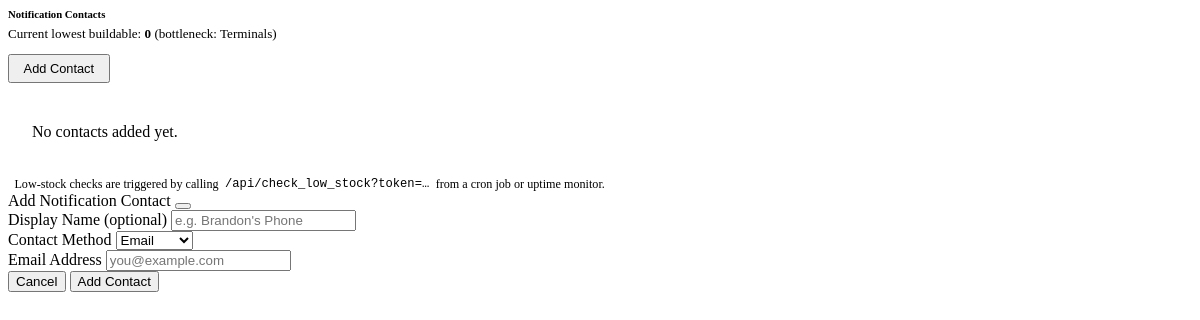
Before: /partials/settings (signed in) with the older database file.
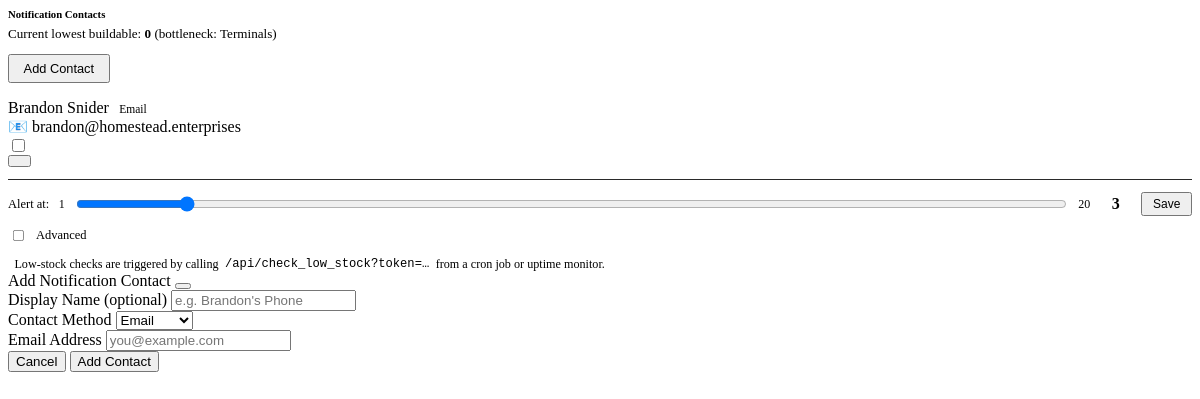
After: the same page with the newer database file.
### app.py (models this page shows)
class Part(db.Model):
    __tablename__ = 'parts'
    id   = db.Column(db.Integer, primary_key=True)
    name = db.Column(db.String(100), nullable=False, unique=True)
    unit = db.Column(db.String(50), default='units')
    inventories = db.relationship('Inventory', backref='part', cascade='all, delete-orphan')

class Contact(db.Model):
    __tablename__ = 'contacts'
    id                  = db.Column(db.Integer, primary_key=True)
    label               = db.Column(db.String(100))                 # friendly display name
    method              = db.Column(db.String(20), nullable=False)  # "Email", "Telegram", "Both"
    email               = db.Column(db.String(255))
    telegram_bot_token  = db.Column(db.String(255))
    telegram_chat_id    = db.Column(db.String(100))
    office_settings = db.relationship('OfficeContactSetting', backref='contact', cascade='all, delete-orphan')

### app.py (the view)
@app.route('/partials/settings')
@login_required
def partial_settings():
    office_id  = request.args.get('office_id', 1, type=int)
    office     = Office.query.get_or_404(office_id)
    settings   = OfficeSetting.query.filter_by(office_id=office_id).first()
    contacts   = Contact.query.all()
    parts      = Part.query.order_by(Part.name).all()
    ocs_map = {}
    for c in contacts:
        ocs = OfficeContactSetting.query.filter_by(office_id=office_id, contact_id=c.id).first()
        ocs_map[c.id] = ocs
    part_thresholds_map = {}
    for c in contacts:
        thresholds = PartThreshold.query.filter_by(office_id=office_id, contact_id=c.id).all()
        part_thresholds_map[c.id] = {pt.part_id: pt.threshold for pt in thresholds}
    lowest_buildable, bottleneck, _ = calculate_lowest_buildable(office_id)
    parts_for_js = [{'id': p.id, 'name': p.name} for p in parts]
    return render_template(
        'partials/settings.html',
        office=office,
        settings=settings,
        contacts=contacts,
        ocs_map=ocs_map,
        parts=parts,
        parts_for_js=parts_for_js,
        part_thresholds_map=part_thresholds_map,
        lowest_buildable=lowest_buildable,
        bottleneck=bottleneck,
    )

### app.py (called while the page is built)
@app.after_request
def no_cache(response):
    response.headers['Cache-Control'] = 'no-store, no-cache, must-revalidate, max-age=0'
    response.headers['Pragma'] = 'no-cache'
    return response

def login_required(f):
    @wraps(f)
    def decorated(*args, **kwargs):
        if not session.get('logged_in'):
            return redirect(url_for('login'))
        return f(*args, **kwargs)
    return decorated

def get_inventory_map(office_id):
    rows = (
        db.session.query(Part.name, Inventory.quantity)
        .join(Inventory, Part.id == Inventory.part_id)
        .filter(Inventory.office_id == office_id)
        .all()
    )
    return {name: qty for name, qty in rows}

def calculate_buildable(inventory_map, product_name):
    bom = PRODUCTS[product_name]['used_parts']
    min_buildable = float('inf')
    bottleneck = None
    for part, needed in bom.items():
        if needed <= 0:
            continue
        can_build = floor(inventory_map.get(part, 0) / needed)
        if can_build < min_buildable:
            min_buildable = can_build
            bottleneck = part
    return (0, None) if min_buildable == float('inf') else (min_buildable, bottleneck)

def get_premade_stock(office_id, product_name):
    part_name = PRODUCT_STOCK_PARTS.get(product_name)
    if not part_name:
        return 0
    part = Part.query.filter_by(name=part_name).first()
    if not part:
        return 0
    inv = Inventory.query.filter_by(office_id=office_id, part_id=part.id).first()
    return inv.quantity if inv else 0

def calculate_lowest_buildable(office_id):
    inv = get_inventory_map(office_id)
    results = []
    for name in PRODUCTS:
        from_parts, bottleneck = calculate_buildable(inv, name)
        premade = get_premade_stock(office_id, name)
        total = from_parts + int(premade)
        results.append((total, bottleneck, name))
    results.sort(key=lambda x: x[0])
    return results[0] if results else (0, None, None)

### templates/partials/settings.html (shortened to what this page needs)
<div class="card-dark p-4">
  <div style="margin-bottom:1rem">
    <h6 style="color:var(--text-primary);margin-bottom:0.4rem">
      Notification Contacts
    </h6>
    <div style="font-size:0.82rem;color:var(--text-secondary);margin-bottom:0.75rem">
      Current lowest buildable:
      <strong style="color:var(--neon)">{{ lowest_buildable }}</strong>
      {% if bottleneck %}
        <span style="color:var(--text-muted)">(bottleneck: {{ bottleneck }})</span>
      {% endif %}
    </div>
    <button class="btn-neon" data-bs-toggle="modal" data-bs-target="#addContactModal"
            style="font-size:0.8rem;padding:0.3rem 0.85rem">
      Add Contact
    </button>
  </div>
  {% if contacts %}
    {% for contact in contacts %}
    {% set ocs = ocs_map.get(contact.id) %}
    {% set enabled    = ocs.notifications_enabled if ocs else False %}
    {% set c_threshold = ocs.threshold if ocs else 3 %}
    {% set c_advanced  = ocs.advanced_mode if ocs else False %}
    <div class="contact-card" style="flex-wrap:wrap;align-items:flex-start">
      <div class="contact-card-info" style="flex:1 1 auto">
        <div class="contact-label">
          {{ contact.label or contact.method }}
          <span style="font-size:0.72rem;font-weight:400;color:var(--text-muted);margin-left:0.4rem">
            {{ contact.method }}
          </span>
        </div>
        <div class="contact-detail">
          {% if contact.email %}📧 {{ contact.email }}{% endif %}
        </div>
      </div>
      <form method="POST" action="{{ url_for('toggle_contact') }}" style="margin:0">
        <label class="toggle-switch"
               title="{% if enabled %}Enabled for {{ office.name }}{% else %}Disabled for {{ office.name }}{% endif %}">
          <input type="checkbox"
                 onchange="this.form.submit()" />
        </label>
      </form>
      <form method="POST" action="{{ url_for('delete_contact') }}" style="margin:0"
            onsubmit="return confirm('Delete this contact? Cannot be undone.')">
        <button type="submit" class="btn-danger-subtle" style="padding:0.25rem 0.6rem;font-size:0.8rem">
        </button>
      </form>
      <div style="width:100%;margin-top:0.75rem;padding-top:0.75rem;border-top:1px solid #2a2a2a">
        {% if not c_advanced %}
        <form method="POST" action="{{ url_for('save_contact_threshold') }}"
              style="display:flex;align-items:center;gap:0.6rem;flex-wrap:wrap;margin-bottom:0.6rem">
          <span style="font-size:0.78rem;color:var(--text-muted)">Alert at:</span>
          <span style="font-size:0.75rem;color:var(--text-muted)">1</span>
          <input
            type="range"
            name="threshold"
            id="slider_{{ contact.id }}"
            class="range-neon"
            min="1" max="20" step="1"
            value="{{ c_threshold }}"
            oninput="updateSliderFill(this); document.getElementById('tv_{{ contact.id }}').textContent = this.value"
            style="flex:1;min-width:80px"
          />
          <span style="font-size:0.75rem;color:var(--text-muted)">20</span>
          <span id="tv_{{ contact.id }}"
                style="font-size:1rem;font-weight:700;color:var(--neon);min-width:2rem;text-align:center">
            {{ c_threshold }}
          </span>
          <button type="submit" class="btn-neon" style="font-size:0.75rem;padding:0.2rem 0.6rem">
            Save
          </button>
        </form>
        {% else %}
        <div style="font-size:0.78rem;color:var(--text-muted);margin-bottom:0.6rem">
          Advanced mode active — per-part thresholds in use.
        </div>
        {% endif %}
        <div style="display:flex;align-items:center;gap:0.75rem;flex-wrap:wrap">
          <form method="POST" action="{{ url_for('toggle_advanced_mode') }}"
                style="margin:0;display:flex;align-items:center;gap:0.5rem">
            <label class="toggle-switch" style="transform:scale(0.85)" title="Toggle advanced per-part threshold mode">
              <input type="checkbox"
                     onchange="this.form.submit()" />
            </label>
            <span style="font-size:0.78rem;color:var(--text-muted)">
              Advanced
            </span>
          </form>
        </div>
      </div>
    </div>
    {% endfor %}
  {% else %}
  <div class="empty-state" style="padding:1.5rem">
    No contacts added yet.
  </div>
  {% endif %}
</div>
<div style="margin-top:0.75rem;font-size:0.76rem;color:var(--text-muted);display:flex;align-items:center;gap:0.4rem;flex-wrap:wrap">
  Low-stock checks are triggered by calling
  <code style="color:var(--neon);font-size:0.76rem">/api/check_low_stock?token=…</code>
  from a cron job or uptime monitor.
</div>
<div class="modal fade" id="addContactModal" tabindex="-1">
  <div class="modal-dialog">
    <div class="modal-content modal-content-dark">
      <form method="POST" action="{{ url_for('add_contact') }}">
        <div class="modal-header-dark">
          <span class="modal-title">Add Notification Contact</span>
          <button type="button" class="btn-close btn-close-white ms-auto" data-bs-dismiss="modal"></button>
        </div>
        <div class="modal-body-dark">
          <div class="mb-3">
            <label class="form-label-dark">Display Name <span style="color:var(--text-muted)">(optional)</span></label>
            <input type="text" name="label" class="form-control-dark"
                   placeholder="e.g. Brandon's Phone" />
          </div>
          <div class="mb-3">
            <label class="form-label-dark">Contact Method</label>
            <select name="method" id="contactMethod" class="form-select-dark"
                    onchange="updateContactFields()" required>
              <option value="Email">Email</option>
            </select>
          </div>
          <div id="emailFields">
            <div class="mb-3">
              <label class="form-label-dark">Email Address</label>
              <input type="email" name="email" id="emailInput"
                     class="form-control-dark" placeholder="you@example.com" />
            </div>
          </div>
        </div>
        <div class="modal-footer-dark d-flex justify-content-end gap-2">
          <button type="button" class="btn-outline-subtle" data-bs-dismiss="modal">Cancel</button>
          <button type="submit" class="btn-neon">Add Contact</button>
        </div>
      </form>
    </div>
  </div>
</div>

Changed rows visible on the page:
added Contact: label "Brandon Snider", method "Email", email "brandon@homestead.enterprises", c_threshold "3"
Other visible differences:
text no longer shown: "No contacts added yet."
